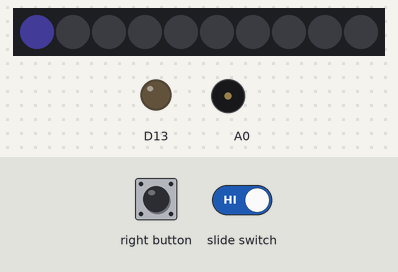
The sketch below on a simulated Adafruit Circuit Playground Express. On the bench: 10 RGB LEDs in strip order, left to right, output pins drawn as LEDs (lit = HIGH), buzzer (waves = sounding). The inputs (shaded band) are chosen by the test bench. Dim RGB values are drawn brighter than linear.

Above: at 1.2 s.
1.3 s: right button pressed for 0.15 s
2.0 s: right button pressed for 3.2 s
7.3 s: slide switch set HIGH
At 8.25 s:
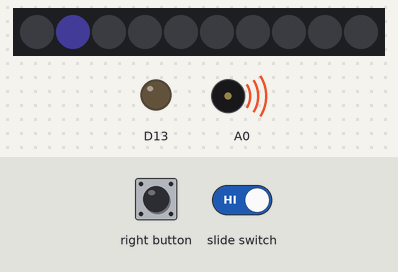
At 8.8 s:
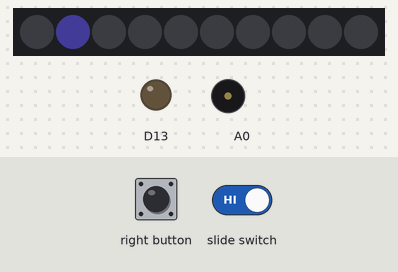
Timing chart, 0 to 10.3 s (numbered marks = the images above; inputs shaded):
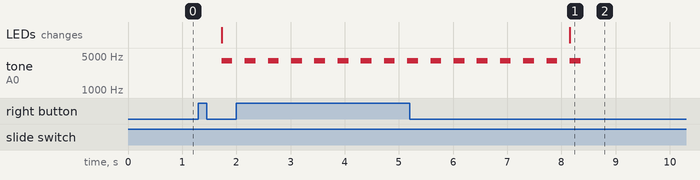

Measured:
- after the input at 1.3 s, tone on A0: silent → 3990 Hz after 0.43 s, → silent 0.20 s later

The sketch:

Topic_4_updatedDebugging_Trad_broken.ino
```cpp
/*
Program:     Topic_4_Debugging_Trad_broken.ino
Assignment:  Topic 4: Using the Serial Monitor to Find Bugs (40pts)
Author:      Dr. C. Wright, updated to use the CircuitPlayground library by J. Peterson 10/2022
Function of program:  This program is designed to be a 30sec
             countdown timer for use washing hands. The program uses
             the 10 NeoPixels around the CPE to count down from 30sec.
             NeoPixel color is set as 'purple' (RGB 68,0,153).

 Notes:      Frequency choice: 399Hz was chosen as it is reported to be
             considered 'pleasant' by research. RF Patchett. Percept Mot
             Skills. 1979 Aug;49(1):324-6.

             Once you correct this program, you can alter it to work
             as a timer for board games, HIIT workouts, cooking, etc.
*/

//Including libraries with functions to control the Neo Pixels on the CPX
#include <Adafruit_CircuitPlayground.h>
#include <Adafruit_Circuit_Playground.h>

int timer=30000; //sets timer to 30,000ms = 30sec
void setup() {
  CircuitPlayground.begin();
  //Setting up the ButtonA & Slider as inputs
  pinMode(4, INPUT_PULLDOWN);
  pinMode(7, INPUT_PULLUP);

  CircuitPlayground.setBrightness(48);  //Brightness can be set from 1 to 255

}

void loop() {
  //Declaring variables for program
  int timer = 3000;  //sets timer to 30sec
  int num_pixels = 7; //the number of NeoPixels on the Circuit Playground Express
  int count_time = timer/num_pixels; //Calculates the rate at which NeoPixels will stop being lit.
  int i, j; //loop counters
  int red=125;
  int green=50;
  int blue=55;

  if(digitalRead(7)) //slider will enable the timer
  {
    if(digitalRead(5)) //button D4 starts the timer
    {
      //For loop to loop over each fading step
      for(i=9; i>1; i--)  //turns on off NeoPixels one by one
      {
        delay(count_time);  //per fade step delay
        for(j=1; j < j; j++)  //turns on all NeoPixels up to current counter
        {
          CircuitPlayground.setPixelColor(j,green,red,blue); //illuminates in purple

        }

        CircuitPlayground.clearPixels();  //turns off the NeoPixels
        tone(A0, 3990, 200);  //plays a pleasant 399Hz sound for 200ms to signal end of timer.
      }


      CircuitPlayground.clearPixels(); //turns off the NeoPixels


    }
    else{
      CircuitPlayground.setPixelColor(j, blue, green, red);
    }

  }
}
```
